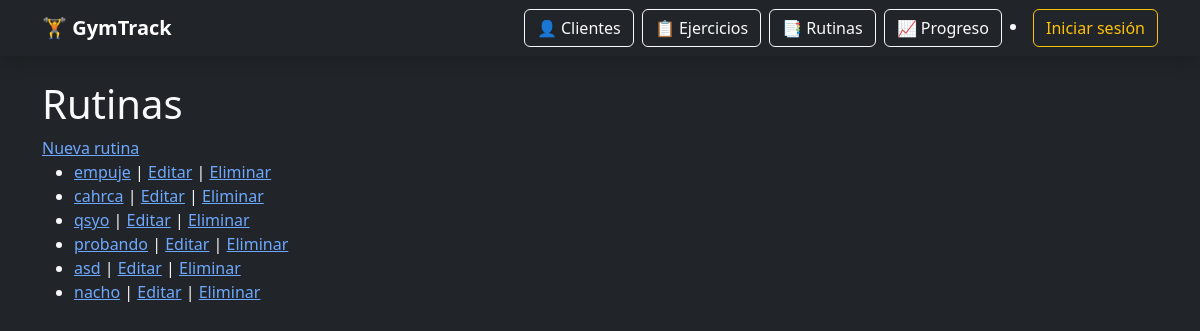
The page /rutinas/ on the database its author committed.
### rutinas/models.py (models this page shows, shortened)
class Rutina(models.Model):
    cliente = models.ForeignKey(Cliente, on_delete=models.CASCADE, related_name="rutinas")
    nombre = models.CharField(max_length=100)
    descripcion = models.TextField(blank=True)
    fecha_creacion = models.DateField(auto_now_add=True)

### rutinas/views.py (the view)
# urls.py: path("", RutinaListaView.as_view(), name="lista"),
class RutinaListaView(ListView):
    model = Rutina
    template_name = "rutinas/lista.html"
    context_object_name = "rutinas"

### rutinas/templates/rutinas/lista.html (shortened to what this page needs)
{% extends "base.html" %}
{% block content %}
<body>
    <h1>Rutinas</h1>
    <a href="{% url 'rutinas:crear' %}">Nueva rutina</a>
    <ul>
        {% for rutina in rutinas %}
            <li>
                <a href="{% url 'rutinas:detalle' rutina.pk %}">{{ rutina.nombre }}</a>
                | <a href="{% url 'rutinas:editar' rutina.pk %}">Editar</a>
                | <a href="{% url 'rutinas:eliminar' rutina.pk %}">Eliminar</a>
            </li>
        {% empty %}
            <li>No hay rutinas.</li>
        {% endfor %}
    </ul>
</body>
</html>
    {% endblock %}

### rows shown on the page
Rutina: nombre "empuje"
Rutina: nombre "cahrca"
Rutina: nombre "qsyo"
Rutina: nombre "probando"
Rutina: nombre "asd"
Rutina: nombre "nacho"
